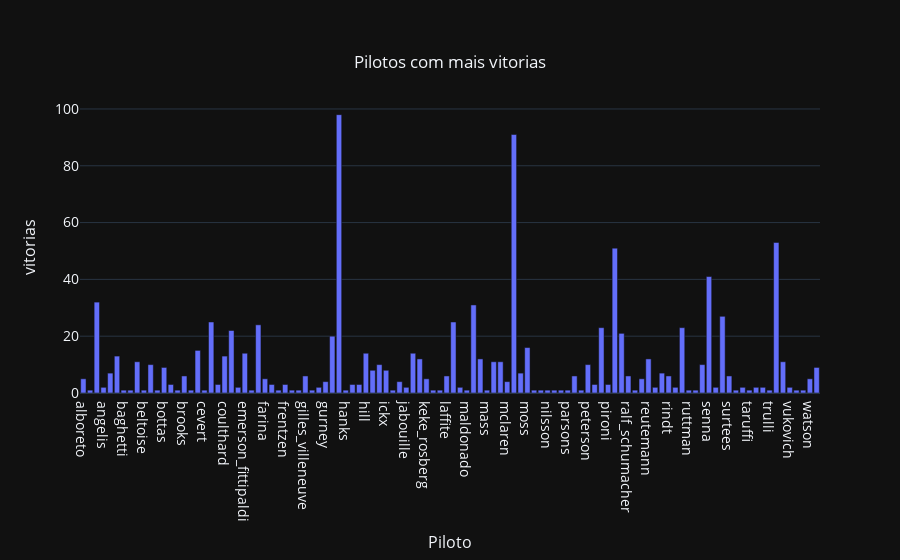

The cell this chart's notebook holds for it:
### Markdown cell above
# Pilotos com mais vitórias

### Code cell
fig = go.Figure(data=[go.Bar(
    x=dfresulrac[(dfresulrac['ordem_posicao']== 1)].sort_values(by=['ref_piloto'])['ref_piloto'].unique(),
    y=dfresulrac[(dfresulrac['ordem_posicao']== 1)].groupby('ref_piloto')['ordem_posicao'].value_counts()
    #hovertext = dfresulrac[(dfresulrac['year']== 2008)].sort_values(by=['constructorRef'])['nationality_y']
)])
fig.update_layout(title={
        'text': "Pilotos com mais vitorias",
        'y':0.9,
        'x':0.5,
        'xanchor': 'center',
        'yanchor': 'top'}, 
                  yaxis=dict(
                            title='vitorias',
                            titlefont_size=16,
                            tickfont_size=14),
                  xaxis=dict(
                            title='Piloto',
                            titlefont_size=16,
                            tickfont_size=14),
                  template = "plotly_dark"
                  )

### Figure 1 — Plotly figure (JSON) as saved in the notebook; plotly's stock layout.template omitted (floating-point values rounded to 4 significant figures)
{"data": [{"type": "bar", "x": ["alboreto", "alesi", "alonso", "angelis", "arnoux", "ascari", "baghetti", "bandini", "barrichello", "beltoise", "berger", "bonnier", "bottas", "boutsen", "brambilla", "brooks", "bryan", "button", "cevert", "clark", "collins", "coulthard", "damon_hill", "depailler", "emerson_fittipaldi", "fagioli", "fangio", "farina", "fisichella", "flaherty", "frentzen", "gasly", "gethin", "gilles_villeneuve", "ginther", "gonzalez", "gurney", "hakkinen", "hamilton", "hanks", "hawthorn", "herbert", "hill", "hulme", "hunt", "ickx", "ireland", "irvine", "jabouille", "jack_brabham", "jones", "keke_rosberg", "kovalainen", "kubica", "laffite", "lauda", "leclerc", "maldonado", "mansell", "mario_andretti", "mass", "massa", "max_verstappen", "mclaren", "michael_schumacher", "montoya", "moss", "musso", "nannini", "nilsson", "pace", "panis", "parsons", "patrese", "perez", "peterson", "phil_hill", "piquet", "pironi", "prost", "raikkonen", "ralf_schumacher", "rathmann", "regazzoni", "reutemann", "revson", "ricciardo", "rindt", "rodriguez", "rosberg", "ruttman", "scarfiotti", "scheckter", "senna", "siffert", "stewart", "surtees", "sweikert", "tambay", "taruffi", "trintignant", "trips", "trulli", "vettel", "villeneuve", "vukovich", "wallard", "ward", "watson", "webber"], "y": [5, 1, 32, 2, 7, 13, 1, 1, 11, 1, 10, 1, 9, 3, 1, 6, 1, 15, 1, 25, 3, 13, 22, 2, 14, 1, 24, 5, 3, 1, 3, 1, 1, 6, 1, 2, 4, 20, 98, 1, 3, 3, 14, 8, 10, 8, 1, 4, 2, 14, 12, 5, 1, 1, 6, 25, 2, 1, 31, 12, 1, 11, 11, 4, 91, 7, 16, 1, 1, 1, 1, 1, 1, 6, 1, 10, 3, 23, 3, 51, 21, 6, 1, 5, 12, 2, 7, 6, 2, 23, 1, 1, 10, 41, 2, 27, 6, 1, 2, 1, 2, 2, 1, 53, 11, 2, 1, 1, 5, 9]}], "layout": {"title": {"text": "Pilotos com mais vitorias", "x": 0.5, "xanchor": "center", "y": 0.9, "yanchor": "top"}, "xaxis": {"tickfont": {"size": 14}, "title": {"font": {"size": 16}, "text": "Piloto"}}, "yaxis": {"tickfont": {"size": 14}, "title": {"font": {"size": 16}, "text": "vitorias"}}}}
